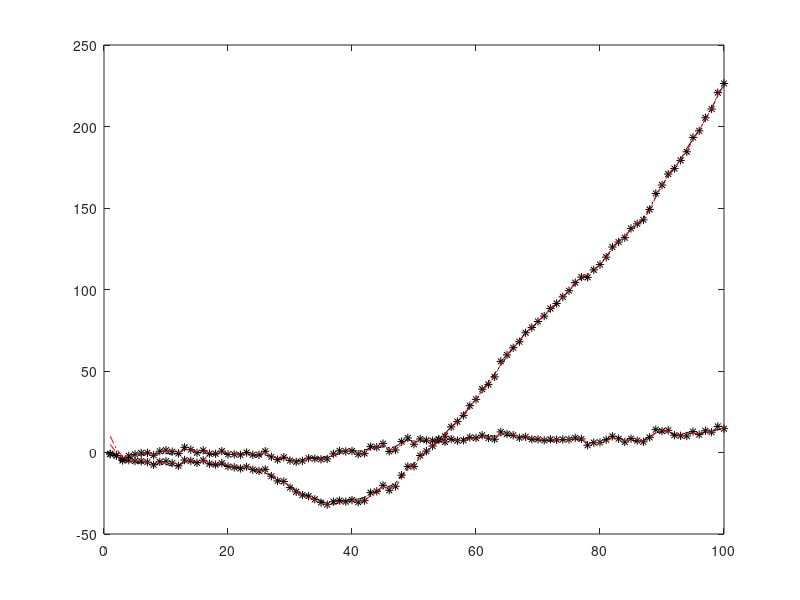

The MATLAB script that drew this image:
%% kalman filter
% write by Siberia Liuming
% dicksonliuming@gmail.com
% 2017/3/17

%% arguments initialization
clear; clc;

T = 100;    % times
D = 2;  % status dimension
q = 1;  % process noise covariance
r = 1;  % observe noise covariance
Q = sqrt(q) * eye(D);   % process noise
R = sqrt(r) * eye(D);   % observe noise
p = Q;  % status covariance

F = [1, 0.5; 0, 1];   % status transfer matrix
H = [1, 0; 0, 1];  % observe matrix
x0 = [0; 0]; % initial true status
xe = [10; 5];    % initial guess status

xout = zeros(D,T);  % store true status
zout = zeros(D,T);  % store true observe value
xestout = zeros(D,T);   % store estimate value
xout(:,1) = x0;   % initial for true status
zout(:,1) = H * x0 + sqrt(r) * randn;   % initial for observe

%% prepair for true status and observe
x = x0;
for t = 2:T
    x = F * x + sqrt(q) * randn;  % status update
    xout(:,t) = x;    % status store
    z = H * x + sqrt(r) * randn;  % observe update
    zout(:,t) = z;    % observe store
end

%% do kalman filter
x = xe;
xestout(:,1) = x;
for t = 2:T
    % predict status and covariance
    x = F * x;
    p = F * p * F' + Q;
    
    % cal kalman gain
    K = p * H' / (H * p * H' + R);
    
    % update status and covariance
    x = x + K * (zout(:,t) - H * x);
    p = (eye(D) - K * H) * p;
    
    % store x estimate value
    xestout(:,t) = x;
end

%% plot
t = 1:T;
plot(t, xout, '-.k', t, zout, '*k', t, xestout, '-.r');